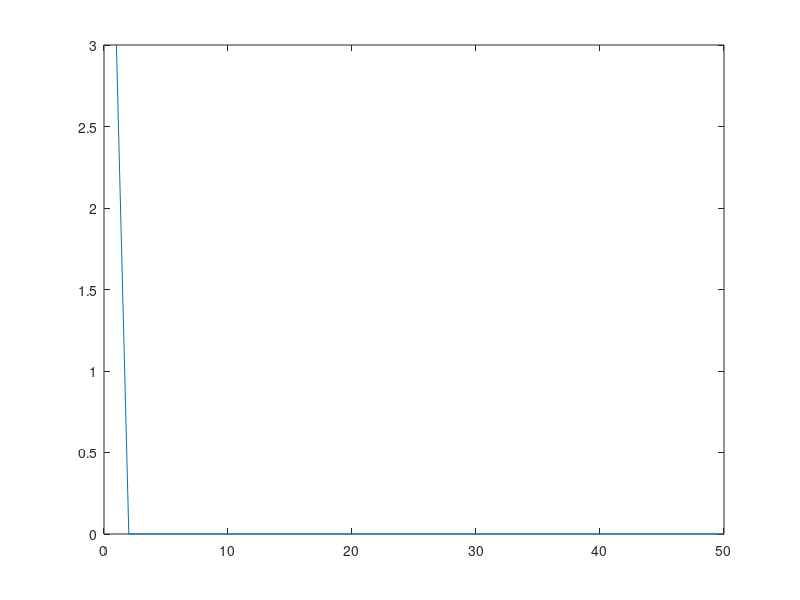

This figure's MATLAB source:
x = [0 0 1 1; 0 1 0 1];
y = [0 1 1 1];
w = [0 0];
b = 0;
alpha = 0.1;
theta = 0.5;
iter = 50;
for k = 1:iter
    for i=1:size(x,2)
        a(i) = b + x(1,i)*w(1) + x(2,i)*w(2);
        h(i) = (a(i) >= theta);
        if (h(i) ~= y(i))
            for j=1:2
                w(j) = w(j) + (alpha*y(i)*x(j,i));
            end
            b = b + (alpha*y(i));
        end
    end
    e(k) = sum((y-h).^2);
end
plot(e)